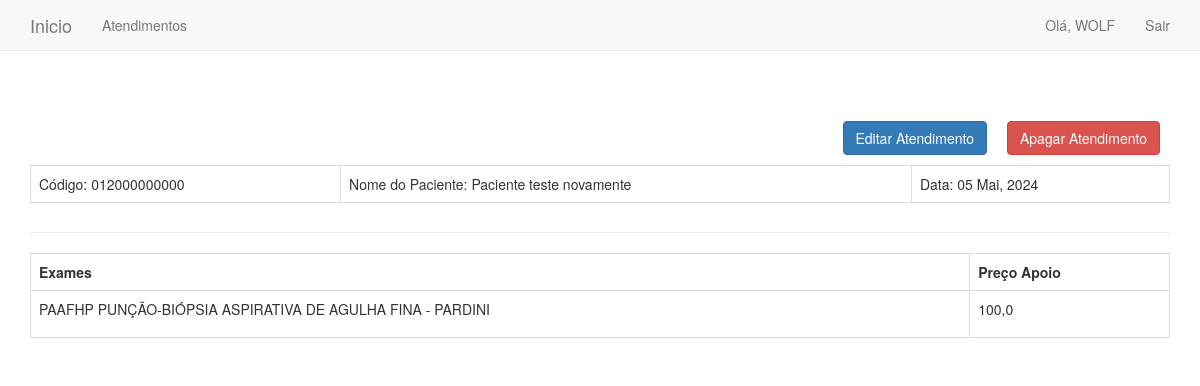
/atendimentos/2/ (signed in), run on the app's committed database.
### atendimentos/models.py (models this page shows, shortened)
class Atendimento (models.Model):
    codigo = models.CharField(max_length=12)
    nomePaciente = models.CharField(max_length=200)
    dataAtendimento = models.DateField(auto_now_add=True)
    usuario = models.ForeignKey(User, on_delete=models.CASCADE)
    exames = models.ManyToManyField("Exame", through="ExameQtd")

class Exame(models.Model):
    mnemonico = models.CharField(max_length=10)
    nomeExame = models.CharField(max_length=100)
    mneapoio = models.CharField(max_length=10)
    valor = models.FloatField(max_length=10)
    atendimentos = models.ManyToManyField("Atendimento", through="ExameQtd")
    def __str__(self):
        return f"{self.mnemonico} {self.nomeExame}"

### atendimentos/views.py (the view)
# urls.py: path('atendimentos/<atendimento_id>/', views.atendimento, name ='atendimento'),
@login_required
def atendimento(request, atendimento_id):
    atendimento = Atendimento.objects.get(id = atendimento_id)
    exames = list(atendimento.exames.all())
    context = {'atendimento': atendimento, 'exames': exames}
    return render (request, 'atendimentos/atendimento.html', context)

### atendimentos/templates/atendimentos/atendimento.html (shortened to what this page needs)
{%extends "atendimentos/base.html"%}
{%block header%}
<table class="table table-bordered ">
    <a class="btn btn-danger pull-right" style="margin:10px" aria-label="Left Align" onclick="return confirm('Tem certeza que deseja excluir?')" href="{%url 'delete_atendimento' atendimento.id%}">Apagar Atendimento</a>
    <a class="btn btn-primary pull-right" style="margin:10px" aria-label="Left Align" href="{%url 'edit_atendimento' atendimento.id%}">Editar Atendimento</a>
    <td>Código: {{atendimento.codigo}}</td>
    <td>Nome do Paciente: {{atendimento.nomePaciente}}</td>
    <td>Data: {{atendimento.dataAtendimento | date:'d M, Y'}}  </td>
</table>
{%endblock header%}
{% block content%}
<table class="table table-bordered ">
    <th class="tableheader" scope="col">Exames</th>
    <th class="tableheader" scope="col">Preço Apoio</th>
{% for exame in exames %}
    <tr>
        <td>
            <p>{{exame}}</p>
        </td><td>
            <p>{{exame.valor}}</p>
        </td>
    </tr>
{%endfor%}
</table>
{%endblock content%}

### atendimentos/templates/atendimentos/base.html (shortened to what this page needs)
 {%load bootstrap3%}
 <!DOCTYPE html>
 <html lang="pt-br">
 <head>
    {%bootstrap_css%}
 </head>
 <body>
    <nav class="navbar navbar-default navbar-static-top">
        <div class="container">
            <div class="navbar-header">
                <a class="navbar-brand" href="{% url 'index' %}">Inicio</a>
            </div>
            <div id="navbar" class="collapse navbar-collapse">
                <ul class="nav navbar-nav">
                    <li><a href="{% url 'atendimentos' %}">Atendimentos</a></li>
                </ul>
                <ul class="nav navbar-nav navbar-right">
                    {%if user.is_authenticated%}
                        <li><a>Olá, {{ user.username.upper }}</a></li>
                        <li><a href="{%url 'logout'%}">Sair</a></li>
                    {%else%}
                    <li><a href="{%url 'register'%}">Registrar</a></li>
                    <li><a href="{%url 'login'%}">Entrar</a></li>
                    {%endif%}
                </ul>
            </div>
        </div>
    </nav>
    <div class="container">
        <div class="page-header">
            {%block header%} {%endblock header%}
        </div>
        <div>
            {% block content%} {%endblock content%}
        </div>
    </div>
 </body>
 </html>

### data on the page
Atendimento: codigo "012000000000", nomePaciente "Paciente teste novamente", dataAtendimento "05 Mai, 2024"
Exame: mnemonico+nomeExame "PAAFHP PUNÇÃO-BIÓPSIA ASPIRATIVA DE AGULHA FINA - PARDINI", valor "100,0"

### other printed values
{{ user.username.upper }} "WOLF"
